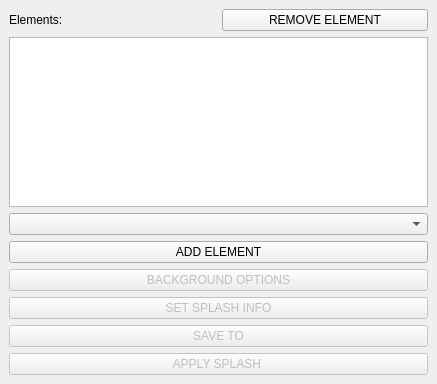
<?xml version="1.0" encoding="UTF-8"?>
<ui version="4.0">
 <class>MainWindow</class>
 <widget class="QMainWindow" name="MainWindow">
  <property name="geometry">
   <rect>
    <x>0</x>
    <y>0</y>
    <width>437</width>
    <height>384</height>
   </rect>
  </property>
  <property name="windowTitle">
   <string>KDE SPLASH CREATOR</string>
  </property>
  <widget class="QWidget" name="centralwidget">
   <layout class="QVBoxLayout" name="verticalLayout">
    <item>
     <layout class="QHBoxLayout" name="horizontalLayout">
      <item>
       <widget class="QLabel" name="label">
        <property name="text">
         <string>Elements:</string>
        </property>
       </widget>
      </item>
      <item>
       <widget class="QPushButton" name="pushButton_remove">
        <property name="text">
         <string>REMOVE ELEMENT</string>
        </property>
       </widget>
      </item>
     </layout>
    </item>
    <item>
     <widget class="QListWidget" name="listWidget"/>
    </item>
    <item>
     <widget class="QComboBox" name="comboBox_elements">
      <property name="currentText">
       <string/>
      </property>
     </widget>
    </item>
    <item>
     <widget class="QPushButton" name="pushButton_add">
      <property name="enabled">
       <bool>true</bool>
      </property>
      <property name="text">
       <string>ADD ELEMENT</string>
      </property>
     </widget>
    </item>
    <item>
     <widget class="QPushButton" name="pushButton_background">
      <property name="enabled">
       <bool>false</bool>
      </property>
      <property name="text">
       <string>BACKGROUND OPTIONS</string>
      </property>
     </widget>
    </item>
    <item>
     <widget class="QPushButton" name="pushButton_splashinfo">
      <property name="enabled">
       <bool>false</bool>
      </property>
      <property name="text">
       <string>SET SPLASH INFO</string>
      </property>
     </widget>
    </item>
    <item>
     <widget class="QPushButton" name="pushButton_save">
      <property name="enabled">
       <bool>false</bool>
      </property>
      <property name="text">
       <string>SAVE TO</string>
      </property>
     </widget>
    </item>
    <item>
     <widget class="QPushButton" name="pushButton_apply">
      <property name="enabled">
       <bool>false</bool>
      </property>
      <property name="text">
       <string>APPLY SPLASH </string>
      </property>
     </widget>
    </item>
   </layout>
  </widget>
 </widget>
 <resources/>
 <connections/>
</ui>
